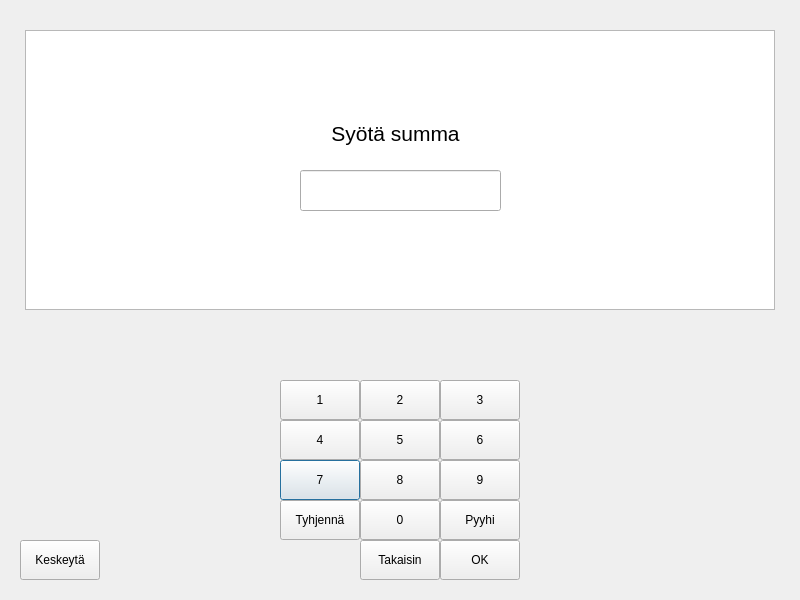
<?xml version="1.0" encoding="UTF-8"?>
<ui version="4.0">
 <class>NostoMuuSumma</class>
 <widget class="QDialog" name="NostoMuuSumma">
  <property name="geometry">
   <rect>
    <x>0</x>
    <y>0</y>
    <width>800</width>
    <height>600</height>
   </rect>
  </property>
  <property name="windowTitle">
   <string>Dialog</string>
  </property>
  <widget class="QPushButton" name="btn7">
   <property name="geometry">
    <rect>
     <x>280</x>
     <y>460</y>
     <width>80</width>
     <height>40</height>
    </rect>
   </property>
   <property name="text">
    <string>7</string>
   </property>
  </widget>
  <widget class="QLineEdit" name="lineEdit">
   <property name="geometry">
    <rect>
     <x>300</x>
     <y>170</y>
     <width>201</width>
     <height>41</height>
    </rect>
   </property>
   <property name="font">
    <font>
     <pointsize>16</pointsize>
    </font>
   </property>
  </widget>
  <widget class="QPushButton" name="btn6">
   <property name="geometry">
    <rect>
     <x>440</x>
     <y>420</y>
     <width>80</width>
     <height>40</height>
    </rect>
   </property>
   <property name="text">
    <string>6</string>
   </property>
  </widget>
  <widget class="QPushButton" name="btn0">
   <property name="geometry">
    <rect>
     <x>360</x>
     <y>500</y>
     <width>80</width>
     <height>40</height>
    </rect>
   </property>
   <property name="text">
    <string>0</string>
   </property>
  </widget>
  <widget class="QPushButton" name="btn4">
   <property name="geometry">
    <rect>
     <x>280</x>
     <y>420</y>
     <width>80</width>
     <height>40</height>
    </rect>
   </property>
   <property name="text">
    <string>4</string>
   </property>
  </widget>
  <widget class="QPushButton" name="btn5">
   <property name="geometry">
    <rect>
     <x>360</x>
     <y>420</y>
     <width>80</width>
     <height>40</height>
    </rect>
   </property>
   <property name="text">
    <string>5</string>
   </property>
  </widget>
  <widget class="QPushButton" name="btn9">
   <property name="geometry">
    <rect>
     <x>440</x>
     <y>460</y>
     <width>80</width>
     <height>40</height>
    </rect>
   </property>
   <property name="text">
    <string>9</string>
   </property>
  </widget>
  <widget class="QPushButton" name="btnReset">
   <property name="geometry">
    <rect>
     <x>280</x>
     <y>500</y>
     <width>80</width>
     <height>40</height>
    </rect>
   </property>
   <property name="text">
    <string>Tyhjennä</string>
   </property>
  </widget>
  <widget class="QPushButton" name="btn8">
   <property name="geometry">
    <rect>
     <x>360</x>
     <y>460</y>
     <width>80</width>
     <height>40</height>
    </rect>
   </property>
   <property name="text">
    <string>8</string>
   </property>
  </widget>
  <widget class="QPushButton" name="btnOK">
   <property name="geometry">
    <rect>
     <x>440</x>
     <y>540</y>
     <width>80</width>
     <height>40</height>
    </rect>
   </property>
   <property name="text">
    <string>OK</string>
   </property>
  </widget>
  <widget class="QPushButton" name="btn3">
   <property name="geometry">
    <rect>
     <x>440</x>
     <y>380</y>
     <width>80</width>
     <height>40</height>
    </rect>
   </property>
   <property name="text">
    <string>3</string>
   </property>
  </widget>
  <widget class="QPushButton" name="btnErase">
   <property name="geometry">
    <rect>
     <x>440</x>
     <y>500</y>
     <width>80</width>
     <height>40</height>
    </rect>
   </property>
   <property name="text">
    <string>Pyyhi</string>
   </property>
  </widget>
  <widget class="QPushButton" name="btn2">
   <property name="geometry">
    <rect>
     <x>360</x>
     <y>380</y>
     <width>80</width>
     <height>40</height>
    </rect>
   </property>
   <property name="text">
    <string>2</string>
   </property>
  </widget>
  <widget class="QPushButton" name="btn1">
   <property name="geometry">
    <rect>
     <x>280</x>
     <y>380</y>
     <width>80</width>
     <height>40</height>
    </rect>
   </property>
   <property name="text">
    <string>1</string>
   </property>
  </widget>
  <widget class="QPushButton" name="takaisinBtn">
   <property name="geometry">
    <rect>
     <x>360</x>
     <y>540</y>
     <width>80</width>
     <height>40</height>
    </rect>
   </property>
   <property name="text">
    <string>Takaisin</string>
   </property>
  </widget>
  <widget class="QLabel" name="label">
   <property name="geometry">
    <rect>
     <x>180</x>
     <y>120</y>
     <width>431</width>
     <height>28</height>
    </rect>
   </property>
   <property name="font">
    <font>
     <pointsize>16</pointsize>
    </font>
   </property>
   <property name="text">
    <string>&lt;html&gt;&lt;head/&gt;&lt;body&gt;&lt;p align=&quot;center&quot;&gt;Syötä summa&lt;/p&gt;&lt;/body&gt;&lt;/html&gt;</string>
   </property>
  </widget>
  <widget class="QPushButton" name="btnQuit">
   <property name="geometry">
    <rect>
     <x>20</x>
     <y>540</y>
     <width>80</width>
     <height>40</height>
    </rect>
   </property>
   <property name="text">
    <string>Keskeytä</string>
   </property>
  </widget>
  <widget class="QTextBrowser" name="textBrowser">
   <property name="geometry">
    <rect>
     <x>25</x>
     <y>30</y>
     <width>750</width>
     <height>280</height>
    </rect>
   </property>
  </widget>
  <zorder>textBrowser</zorder>
  <zorder>btn7</zorder>
  <zorder>lineEdit</zorder>
  <zorder>btn6</zorder>
  <zorder>btn0</zorder>
  <zorder>btn4</zorder>
  <zorder>btn5</zorder>
  <zorder>btn9</zorder>
  <zorder>btnReset</zorder>
  <zorder>btn8</zorder>
  <zorder>btnOK</zorder>
  <zorder>btn3</zorder>
  <zorder>btnErase</zorder>
  <zorder>btn2</zorder>
  <zorder>btn1</zorder>
  <zorder>takaisinBtn</zorder>
  <zorder>label</zorder>
  <zorder>btnQuit</zorder>
 </widget>
 <resources/>
 <connections/>
</ui>
